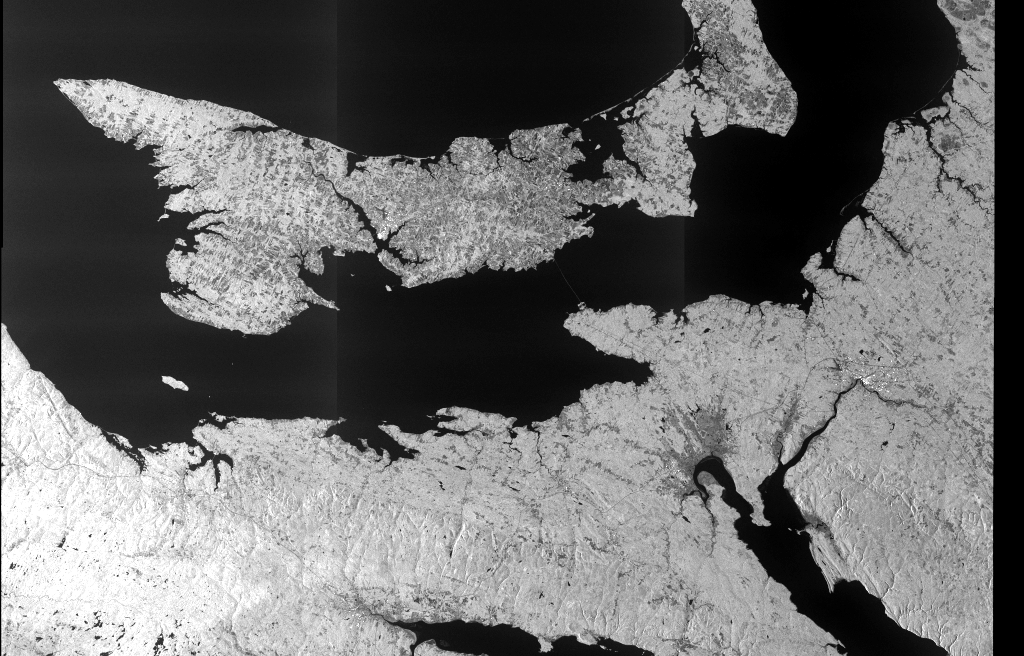
#> input picture Punto1/scaled_images/image_1_scaled.png, 1024 x 656 px
$ python -i reto1.py   (imports and definitions only)
#> lines starting #> are read from the running program, lines starting #| are printed output that depends on the picture
#> further down, picture is the input picture: shape (656, 1024, 3); min 0, max 255, mean 105.5
#!/usr/bin/env python3
# -*- coding: utf-8 -*-
"""
RETO 1: "IMAGENES Y FILTRADO" - CORREGIDO Y MEJORADO
Elimina carpeta innecesaria y organiza correctamente los archivos
"""

import os
import glob
import numpy as np
import matplotlib.pyplot as plt
import cv2
import shutil

class SARPunto1Corregido:
    def __init__(self):
        self.base_path = "Punto1"
        self.ensure_folder_structure()
        self.region_name = "PrinceTown_Canada"

    def ensure_folder_structure(self):
        """Crear SOLO las carpetas que realmente se usan"""
        folders = [
            "raw_tiffs",
            "scaled_images",
            "filtered_images",
            "comparisons",
            "zoom_regions"
        ]

        if not os.path.exists(self.base_path):
            os.makedirs(self.base_path)

        for folder in folders:
            path = os.path.join(self.base_path, folder)
            if not os.path.exists(path):
                os.makedirs(path)

        # ELIMINAR carpeta innecesaria si existe
        analisis_path = os.path.join(self.base_path, "analisis_detallado")
        if os.path.exists(analisis_path):
            try:
                if len(os.listdir(analisis_path)) == 0:
                    os.rmdir(analisis_path)
                    print("Carpeta innecesaria 'analisis_detallado' eliminada")
            except Exception as e:
                print("No se pudo eliminar 'analisis_detallado': {}".format(str(e)))

    # [124 lines left out: functions find_safe_directories, extract_tiffs_from_safe, load_and_rescale_sar, not called in this run]

    def apply_speckle_filter(self, data, filter_type="median"):
        """Aplicar filtro speckle"""
#> called with filter_type = 'median'
        if data is None:
            return None

        print("    Aplicando filtro speckle: {}".format(filter_type.upper()))

        data_uint8 = (data * 255).astype(np.uint8)
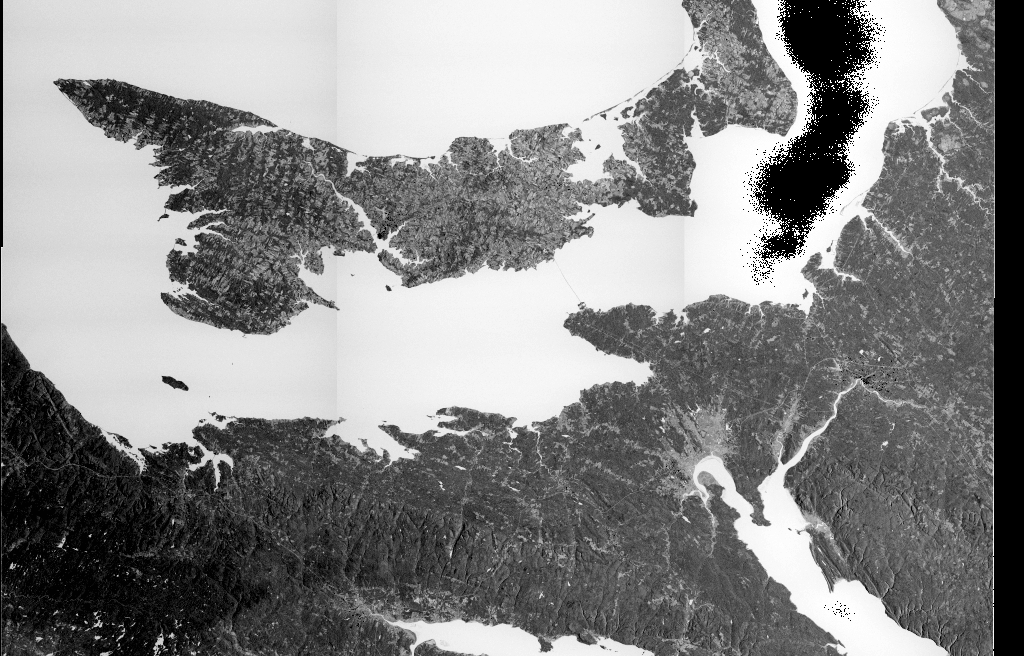
#> data_uint8: shape (656, 1024, 3); min 0, max 254, mean 136.7

        if filter_type == "median":
            filtered = cv2.medianBlur(data_uint8, 7)
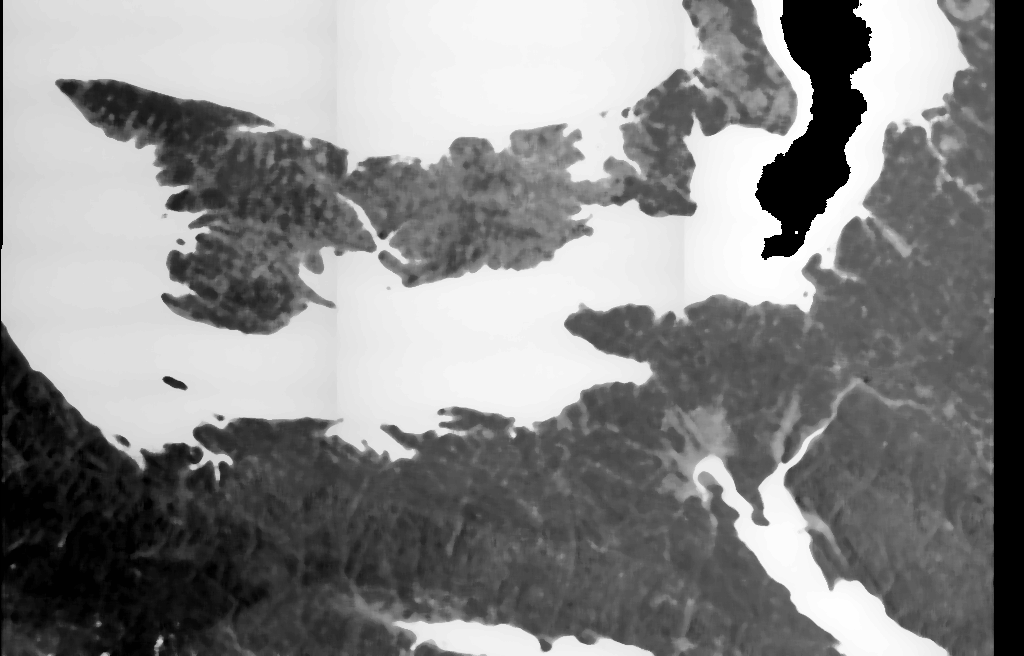
#> filtered: shape (656, 1024, 3); min 0, max 254, mean 135.7
        elif filter_type == "gaussian":
            filtered = cv2.GaussianBlur(data_uint8, (7, 7), 0)
        elif filter_type == "bilateral":
            filtered = cv2.bilateralFilter(data_uint8, 9, 75, 75)
        else:
            print("    Advertencia: Filtro desconocido, usando median")
            filtered = cv2.medianBlur(data_uint8, 7)

        return filtered.astype(np.float32) / 255.0

    # [330 lines left out: functions save_image_with_info, process_image_sequence, create_zoom_analysis, create_single_region_zoom, create_full_comparison, generate_final_report and 1 more, not called in this run]

# [2 lines not run here, left out]

>>> import cv2
>>> picture = cv2.imread('scaled_images/image_1_scaled.png')
>>> result = SARPunto1Corregido().apply_speckle_filter(picture)
